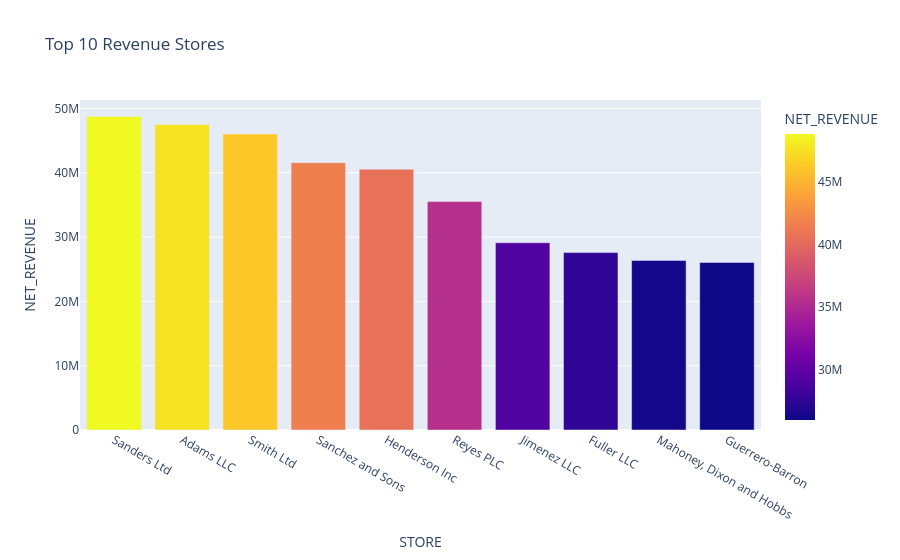

Notebook cell for this chart:
### Code cell
fig = px.bar(
    top_stores.head(10),
    x="STORE",
    y="NET_REVENUE",
    color="NET_REVENUE",
    title="Top 10 Revenue Stores"
)

fig.show()

### Figure 1 — Plotly figure (JSON) as saved in the notebook; plotly's stock layout.template omitted (floating-point values rounded to 4 significant figures)
{"data": [{"hovertemplate": "STORE=%{x}<br>NET_REVENUE=%{marker.color}<extra></extra>", "legendgroup": "", "marker": {"color": [48760000.0, 47500000.0, 46030000.0, 41570000.0, 40570000.0, 35520000.0, 29120000.0, 27590000.0, 26370000.0, 26050000.0], "coloraxis": "coloraxis", "pattern": {"shape": ""}}, "name": "", "orientation": "v", "showlegend": false, "textposition": "auto", "type": "bar", "x": ["Sanders Ltd", "Adams LLC", "Smith Ltd", "Sanchez and Sons", "Henderson Inc", "Reyes PLC", "Jimenez LLC", "Fuller LLC", "Mahoney, Dixon and Hobbs", "Guerrero-Barron"], "xaxis": "x", "y": [48760000.0, 47500000.0, 46030000.0, 41570000.0, 40570000.0, 35520000.0, 29120000.0, 27590000.0, 26370000.0, 26050000.0], "yaxis": "y"}], "layout": {"barmode": "relative", "coloraxis": {"colorbar": {"title": {"text": "NET_REVENUE"}}, "colorscale": [[0, "#0d0887"], [0.1111, "#46039f"], [0.2222, "#7201a8"], [0.3333, "#9c179e"], [0.4444, "#bd3786"], [0.5556, "#d8576b"], [0.6667, "#ed7953"], [0.7778, "#fb9f3a"], [0.8889, "#fdca26"], [1, "#f0f921"]]}, "legend": {"tracegroupgap": 0}, "title": {"text": "Top 10 Revenue Stores"}, "xaxis": {"anchor": "y", "domain": [0, 1], "title": {"text": "STORE"}}, "yaxis": {"anchor": "x", "domain": [0, 1], "title": {"text": "NET_REVENUE"}}}}
